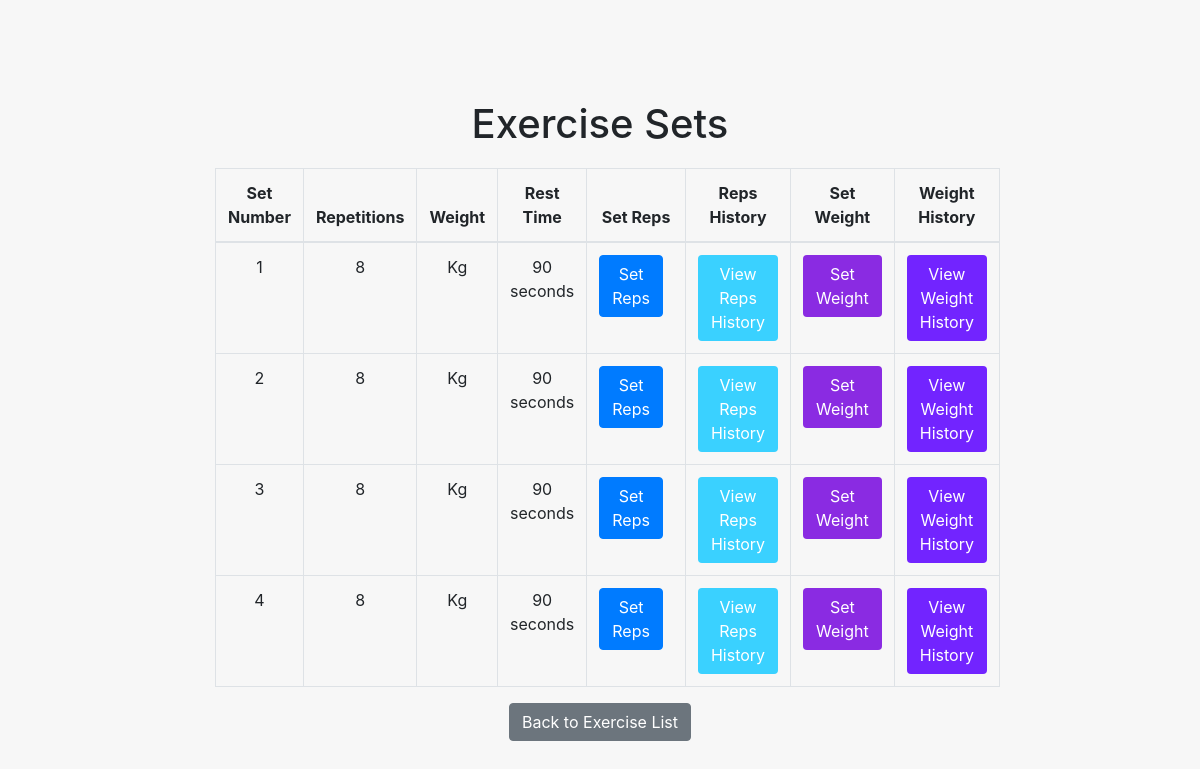
Before: /workouts/get_sets/27/1 with the older database file.
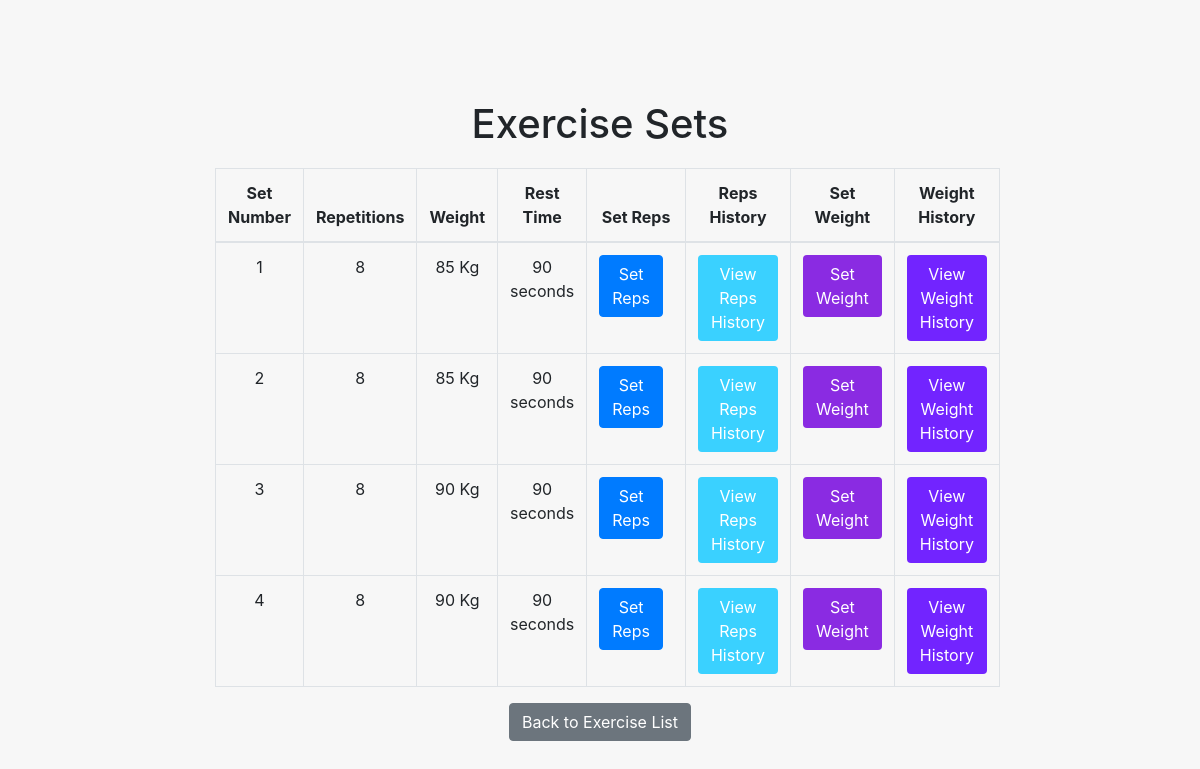
After: the same page with the newer database file.
### workouts/models.py (models this page shows)
class Set(models.Model):
    id=models.AutoField(primary_key=True)
    exercise=models.ForeignKey('Exercise', on_delete=models.CASCADE)
    nSet=models.IntegerField(default=0)
    reps=models.IntegerField(blank=True, null=True)
    weight=models.CharField(max_length=30, blank=True, null=True)
    recovery_time=models.IntegerField(blank=True, null=True)
    weight_tracking=models.ManyToManyField(to='Weight_Tracking', related_name='peso')

### workouts/views.py (the view)
# urls.py: path('get_sets/<int:workout_id>/<int:nExercise>',get_sets,name='set_list'),
def get_sets(request, workout_id, nExercise):
    exercise = Exercise.objects.get(workout_id=workout_id, nExercise=nExercise)
    sets = Set.objects.filter(exercise=exercise,)
    context = {
        'sets': sets,
        'workout_id': workout_id,
        'nExercise': nExercise,
    }
    return render(request, 'get_sets.html', context=context)

### templates/get_sets.html (shortened to what this page needs)
<!DOCTYPE html>
<html>
<head>
    <link rel="stylesheet" href="https://stackpath.bootstrapcdn.com/bootstrap/4.5.0/css/bootstrap.min.css">
</head>
<body>
    <div class="container">
        <h1>Exercise Sets</h1>
        <table class="table table-bordered">
            <thead>
                <tr>
                    <th>Set Number</th>
                    <th>Repetitions</th>
                    <th>Weight</th>
                    <th>Rest Time</th>
                    <th>Set Reps</th>
                    <th>Reps History</th>
                    <th>Set Weight</th>
                    <th>Weight History</th>
                </tr>
            </thead>
            <tbody>
                {% for set in sets %}
                <tr>
                    <td>{{ set.nSet }}</td>
                    <td>{{ set.reps }}</td>
                    <td>{{ set.weight }} Kg</td>
                    <td>{{ set.recovery_time }} seconds </td>
                    <td>
                        <a href="{% url 'set_reps' workout_id nExercise set.id  %}" class="btn btn-primary">Set Reps</a>
                    </td>
                    <td>
                        <a href="{% url 'reps_history' workout_id nExercise set.id%}"class="btn btn-custom-1">View Reps History</a>
                    </td>
                    <td>
                        <a href="{% url 'set_weight' workout_id nExercise set.id  %}" class="btn btn-custom">Set Weight</a>
                    </td>
                    <td>
                        <a href="{% url 'weight_history' workout_id nExercise set.id%}"class="btn btn-custom-2">View Weight History</a>
                    </td>
                </tr>
                {% endfor %}
            </tbody>
        </table>
        <a href="{% url 'exercise_list' workout_id=workout_id %}" class="btn btn-secondary">Back to Exercise List</a>
    </div>
</body>
</html>

Changed rows visible on the page:
changed Set (number 1 of 4 on the later page): weight (not shown) → "85"
changed Set (number 2 of 4 on the later page): weight (not shown) → "85"
changed Set (number 3 of 4 on the later page): weight (not shown) → "90"
changed Set (number 4 of 4 on the later page): weight (not shown) → "90"
